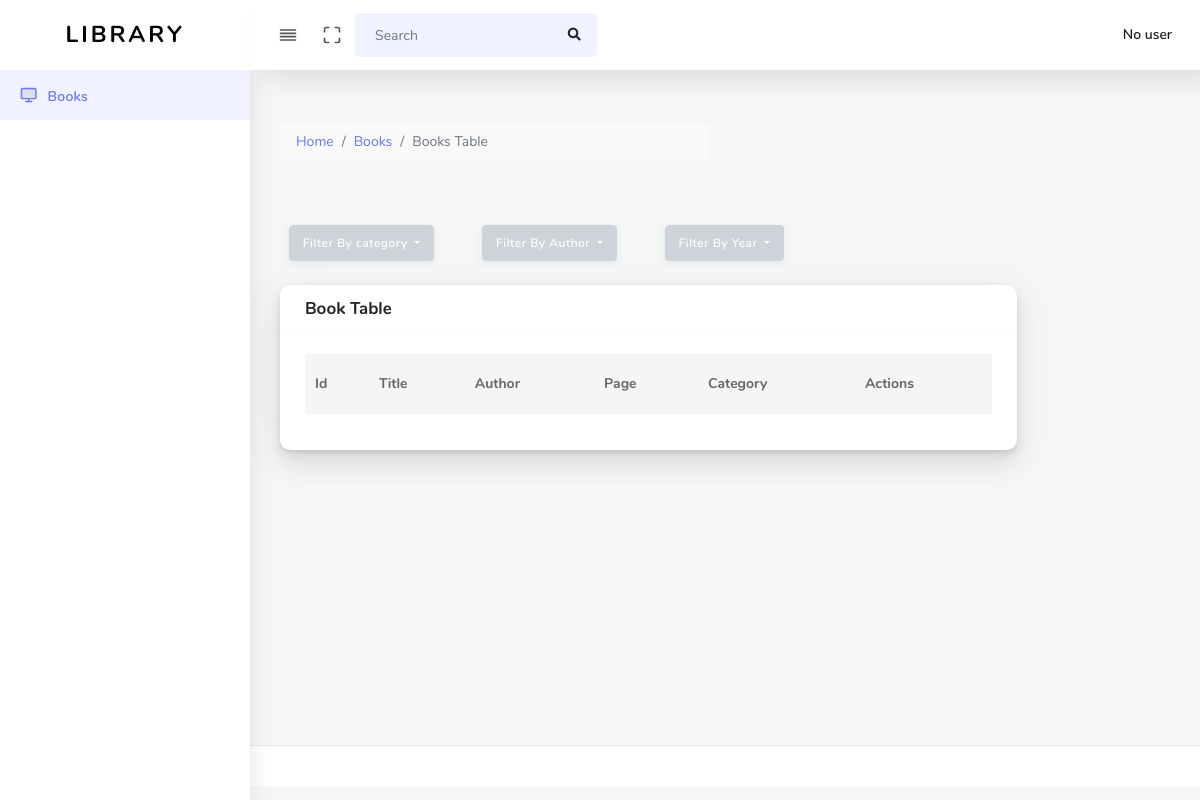
The app's page /book.php?filter_by_year=2002, older data.
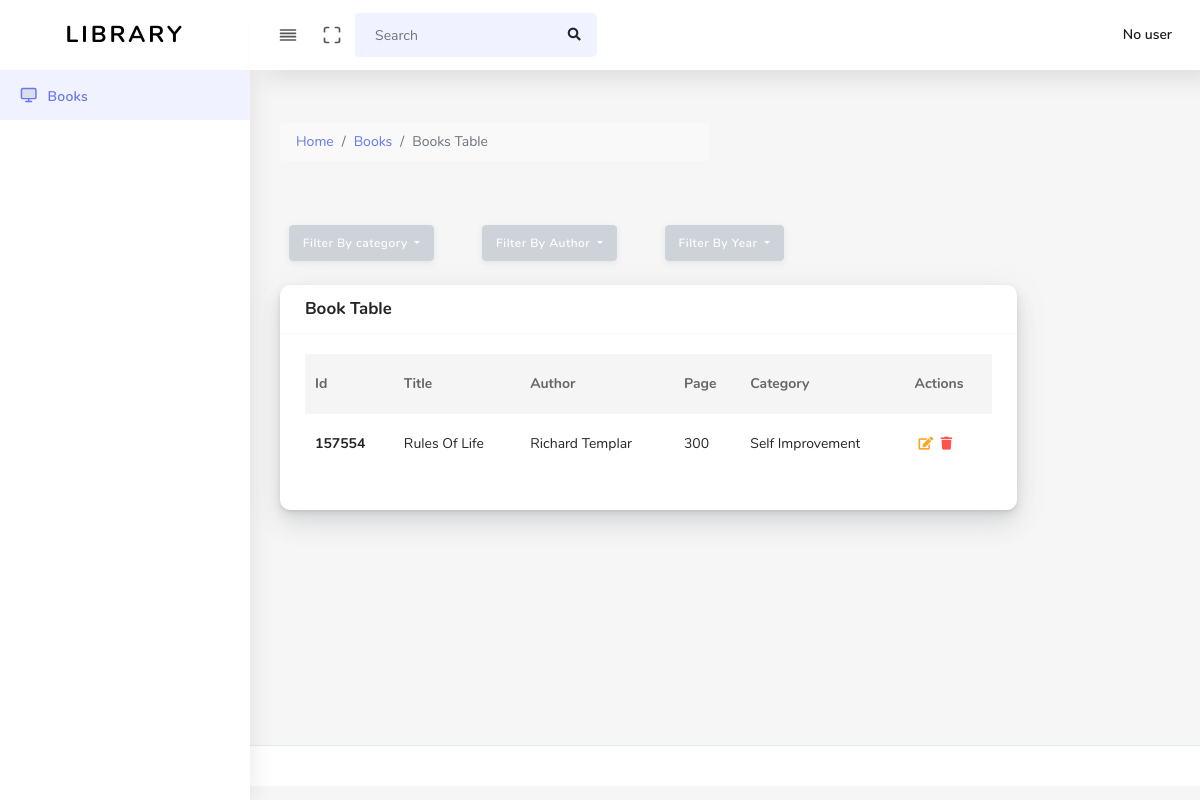
The same page, newer data.
### tables this page shows
CREATE TABLE `books` (
  `id` varchar(256) NOT NULL,
  `title` varchar(256) NOT NULL,
  `year_of_publication` year(4) NOT NULL,
  `image` tinytext NOT NULL,
  `page` int(11) NOT NULL,
  `is_deleted` double NOT NULL DEFAULT 0,
  `deleted_at` timestamp NULL DEFAULT NULL,
  `created_at` timestamp NOT NULL DEFAULT current_timestamp(),
  `updated_at` timestamp NULL DEFAULT NULL,
  PRIMARY KEY (`id`)
);

CREATE TABLE `authors` (
  `id` varchar(256) NOT NULL,
  `name` varchar(16) NOT NULL,
  `surname` varchar(16) NOT NULL,
  `bio` varchar(20) NOT NULL,
  `created_at` timestamp NOT NULL DEFAULT current_timestamp(),
  `updated_at` timestamp NULL DEFAULT NULL,
  `is_deleted` tinyint(1) NOT NULL DEFAULT 0,
  `deleted_at` timestamp NULL DEFAULT NULL,
  PRIMARY KEY (`id`)
);

CREATE TABLE `categories` (
  `id` varchar(256) NOT NULL,
  `title` varchar(256) NOT NULL,
  `created_at` timestamp NOT NULL DEFAULT current_timestamp(),
  `updated_at` timestamp NULL DEFAULT NULL,
  `is_deleted` tinyint(1) NOT NULL DEFAULT 0,
  `deleted_at` timestamp NULL DEFAULT NULL,
  PRIMARY KEY (`id`)
);

### utils/Book.php (called while the page is built, shortened)
<?php
class Book {
  private $connection;
  function __construct($conn){
    $this->connection = $conn;
  }
  function get_books(){
    $sql = "SELECT books.title, books.id, books.page, books.image, books.year_of_publication, books_author.id AS author_id, authors.name AS author_name, authors.surname AS author_surname, book_category.id AS category_id, categories.title AS category_title FROM books INNER JOIN books_author ON books.id=books_author.book INNER JOIN authors ON authors.id=books_author.author INNER JOIN book_category ON book_category.book=books.id INNER JOIN categories ON book_category.category=categories.id WHERE books.is_deleted='0' AND categories.is_deleted='0' AND authors.is_deleted='0';";
    $query = mysqli_query($this->connection, $sql);
    mysqli_query($this->connection, $sql);
    $books = mysqli_fetch_all($query, MYSQLI_ASSOC);
    return $books;
  }
}

### components/books-table.php (the view, shortened to what this page needs)
<?php
require("./controllers/book.php");
require("./controllers/author.php");
$books = $Book->get_books();
if (isset($_GET["filter_book_by"])) {
  $category = $_GET["filter_book_by"];
  $books = $Book->get_book_by_category(htmlspecialchars($category));
} else if (isset($_GET["filter_by_author"])) {
  $author = htmlspecialchars($_GET["filter_by_author"]);
  $books = $Book->get_book_by_author($author);
} else if (isset($_GET["filter_by_year"])) {
  $year = htmlspecialchars($_GET["filter_by_year"]);
  $books = $Book->get_book_by_year($year);
}
?>
<div class="row">
  <div class="d-flex align-items-center">
    <div class="dropdown m-4">
      <button class="btn btn-secondary dropdown-toggle" type="button" data-toggle="dropdown" aria-expanded="false">
        Filter By category
      </button>
    </div>
    <div class="dropdown m-4">
      <button class="btn btn-secondary dropdown-toggle" type="button" data-toggle="dropdown" aria-expanded="false">
        Filter By Author
      </button>
    </div>
    <div class="dropdown m-4">
      <button class="btn btn-secondary dropdown-toggle" type="button" data-toggle="dropdown" aria-expanded="false">
        Filter By Year
      </button>
        <?php foreach ($Book->get_books() as $book) { ?>
          <a class="dropdown-item" href="?filter_by_year=<?php echo $book["year_of_publication"] ?>"><?php echo "$book[year_of_publication]" ?></a>
        <?php } ?>
    </div>
  </div>
  <div class="col-12 col-md-10 col-lg-10">
    <div class="card" style="overflow-x: scroll;">
      <div class="card-header">
        <h4>Book Table</h4>
      </div>
      <div class="card-body">
        <table class="table" style="overflow-x: scroll;">
          <thead>
            <tr>
              <th scope="col">Id</th>
              <th scope="col">Title</th>
              <th scope="col">Author</th>
              <th scope="col">Page</th>
              <th scope="col">Category</th>
              <th scope="col">Actions</th>
            </tr>
          </thead>
          <tbody>
            <?php foreach ($books as $book) { ?>
              <tr>
                <th scope="row"><?php echo substr($book["id"], 0, 6); ?></th>
                <td><?php echo $book["title"] ?></td>
                <td><?php echo $book["author_name"] . " " . $book["author_surname"]; ?></td>
                <td><?php echo $book["page"] ?></td>
                <td><?php echo $book["category_title"] ?></td>
                <td>
                  <a href="<?php echo "create-book.php?book=$book[id]&category=$book[category_id]&category_title=$book[category_title]&author=$book[author_id]&author_name=$book[author_name]&author_surname=$book[author_surname]&year_of_publication=$book[year_of_publication]&title=$book[title]&page=$book[page]&image=$book[image]" ?>">
                    <span class="fas fa-edit text-warning"></span>
                  </a>
                  <a class="text-danger book">
                    <span class="fas fa-trash book" data-book="<?php echo $book["id"]; ?>"></span>
                  </a>
                </td>
              </tr>
            <?php } ?>
          </tbody>
        </table>
      </div>
    </div>
  </div>
</div>

Row changes from the older to the newer data that the page shows:
added books: id "157554", title "Rules Of Life", authors.name "Richard", authors.surname "Templar", page "300", categories.title "Self Improvement"
